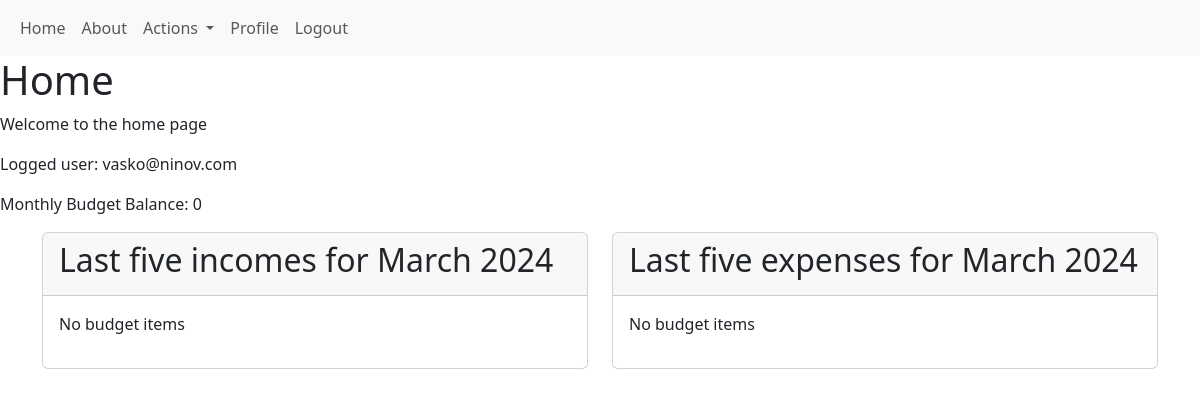
The app's page / (signed in), older data.
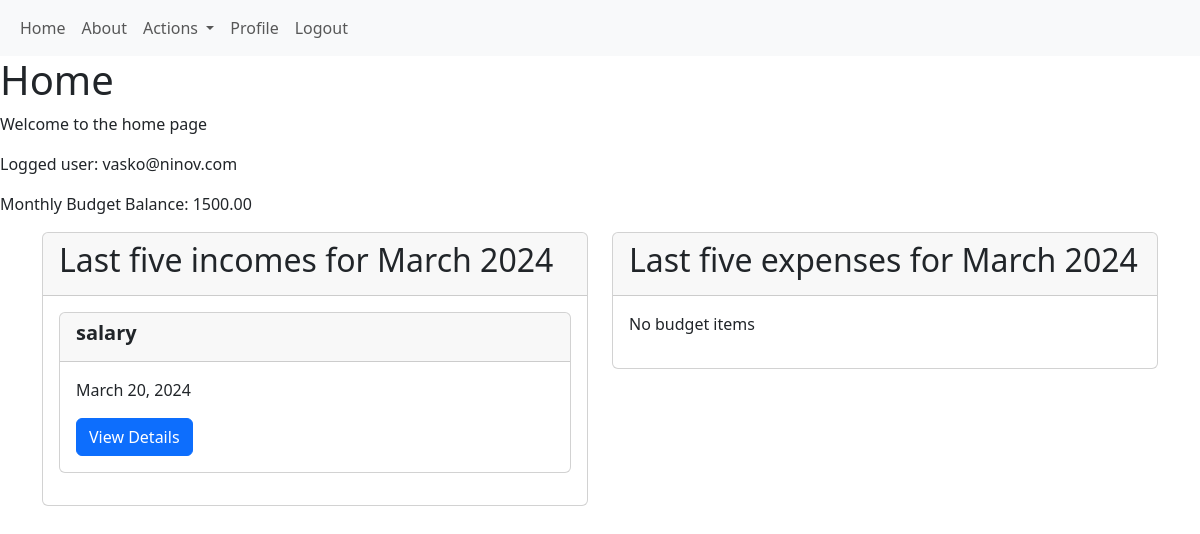
The same page, newer data.
### familyBudgetApp/accounts/models.py (models this page shows)
class AppUser(auth_models.AbstractBaseUser, auth_models.PermissionsMixin):
    email = models.EmailField(
        unique=True,
        error_messages={
            "unique": _("A user with that email already exists."),
        }
    )
    is_active = models.BooleanField(
        _("active"),
        default=True,
        help_text=_(
            "Designates whether this user should be treated as active. "
            "Unselect this instead of deleting accounts."
        ),
    )
    date_joined = models.DateTimeField(_("date joined"), default=timezone.now)
    is_staff = models.BooleanField(
        _("staff status"),
        default=False,
        help_text=_("Designates whether the user can log into this admin site."),
    )
    USERNAME_FIELD = "email"
    objects = AppUserManager()
    def __str__(self):
        return self.email

### familyBudgetApp/budgetApp/models.py (models this page shows, shortened)
class MonthlyBudget(models.Model):
    balance = models.DecimalField(max_digits=10, decimal_places=2, default=0)
    last_month_balance = models.DecimalField(max_digits=10, decimal_places=2, default=0)
    month = models.IntegerField(default=get_current_month)
    user = models.ForeignKey(UserModel, on_delete=models.DO_NOTHING)
    yearly_budget = models.ForeignKey(
        YearlyBudget,
        on_delete=models.DO_NOTHING,
        related_name='monthly_budgets'
    )

class BudgetItem(models.Model):
    BUDGET_ITEM_NAME_MAX_LENGTH = 50
    BUDGET_ITEM_DESCRIPTION_MAX_LENGTH = 150
    class ItemType(models.TextChoices):
        INCOME = 'INCOME'
        EXPENSE = 'EXPENSE'
    name = models.CharField(max_length=BUDGET_ITEM_NAME_MAX_LENGTH)
    item_type = models.CharField(
        max_length=max(len(choice) for choice, _ in ItemType.choices),
        choices=ItemType.choices,
    )
    amount = models.DecimalField(max_digits=10, decimal_places=2)
    description = models.TextField(
        max_length=BUDGET_ITEM_DESCRIPTION_MAX_LENGTH,
        default='',
        blank=True,
    )
    date = models.DateField()
    tags = models.ManyToManyField(
        Tag,
        blank=True,
    )
    user = models.ForeignKey(
        UserModel,
        on_delete=models.DO_NOTHING,
    )
    monthly_budget = models.ForeignKey(
        MonthlyBudget,
        on_delete=models.DO_NOTHING,
        related_name='budget_items',
    )

### familyBudgetApp/web/views.py (the view)
# urls.py: path('', views.IndexView.as_view(), name='index'),
class IndexView(views.TemplateView):
    template_name = 'web/index.html'
    def get(self, request, *args, **kwargs):
        if not request.user.is_authenticated:
            return render(request, 'web/not-logged-user.html')
        return super().get(request, *args, **kwargs)
    def get_context_data(self, **kwargs):
        context = super().get_context_data(**kwargs)
        user = self.request.user
        year = get_current_year()
        month = get_current_month()
        context['year'] = year
        context['month'] = month
        yearly_budget = YearlyBudget.objects.filter(user=user, year=year).first()
        monthly_budget = MonthlyBudget.objects.filter(user=user, month=month, yearly_budget=yearly_budget).first()
        if monthly_budget:
            context['budget_balance'] = monthly_budget.balance
        else:
            context['budget_balance'] = 0
        return context

### familyBudgetApp/budgetApp/templatetags/my_tags.py (called while the page is built)
@register.filter
def month_name(month_number):
    month_number = int(month_number)
    return calendar.month_name[month_number]

@register.inclusion_tag("templatetags/last-five.html", takes_context=True)
def last_five(context, item_type, url_name):
    month = context['month']
    year = context['year']
    user = context['request'].user
    last_five_budget_items = BudgetItem.objects.filter(date__month=month, date__year=year, user=user,
                                                       item_type=item_type).order_by("-date")[:5]
    return {"last_five": last_five_budget_items, "url_name": url_name}

### familyBudgetApp/common/helpers.py (called while the page is built)
def get_current_year():
    return timezone.now().year

def get_current_month():
    return timezone.now().month

### templates/web/index.html
{% extends 'base.html' %}
{% block main_content %}
	<h1>Home</h1>
	<p>Welcome to the home page</p>
	<p>Logged user: {{ user }}</p>
	<p>Monthly Budget Balance: {{ budget_balance }}</p>
	<div class="container">
    <div class="row">
        {% include 'partials/last-five-per-month.html' with title='incomes' item_type='INCOME' url_name='view-budget-item-details' %}
        {% include 'partials/last-five-per-month.html' with title='expenses' item_type='EXPENSE' url_name='view-budget-item-details' %}
    </div>
</div>
{% endblock %}

### templates/base.html (shortened to what this page needs)
<!DOCTYPE html>
<html lang="en">
<head>
	<link href="https://cdn.jsdelivr.net/npm/bootstrap@5.3.2/dist/css/bootstrap.min.css" rel="stylesheet"
>
</head>
<body>
{% include "partials/header.html" %}
{% block main_content %}
{% endblock %}
</body>
</html>

### templates/partials/header.html (shortened to what this page needs)
<header>
	<nav class="navbar navbar-expand-lg bg-body-tertiary">
		<div class="container-fluid">
			<div class="collapse navbar-collapse" id="navbarNav">
				<ul class="navbar-nav d-flex">
					<li class="navbar-item">
						<a class="nav-link" href="{% url 'index' %}">Home</a>
					</li>
					<li class="navbar-item">
						<a class="nav-link" href="{% url 'about' %}">About</a>
					</li>
					{% if user.is_authenticated %}
						<li class="nav-item dropdown">
							<a class="nav-link dropdown-toggle" href="#" id="navbarDropdown" role="button"
							   data-bs-toggle="dropdown" aria-expanded="false">
								Actions
							</a>
						</li>
						<a class="nav-link" href="{% url 'user-details' pk=user.id %}">Profile</a>
						<a class="nav-link" href="{% url 'logout-user-confirmation' %}">Logout</a>
					{% endif %}
				</ul>
			</div>
		</div>
	</nav>
</header>

### templates/partials/last-five-per-month.html
{% load my_tags %}
<div class="col">
    <div class="card">
        <div class="card-header">
            <h2 class="card-title">Last five {{ title }} for {{ month|month_name }} {{ year }}</h2>
        </div>
        <div class="card-body">
            <div class="col-12">
                {% last_five item_type=item_type url_name=url_name %}
            </div>
        </div>
    </div>
</div>

### templates/templatetags/last-five.html
{% for item in last_five %}
<div class="mb-3">
    {% include 'partials/item-card.html' with item=item url_name=url_name %}
</div>
{% empty %}
<p>No budget items</p>
{% endfor %}

### templates/partials/item-card.html
<div class="col">
    <div class="card h-100 mb-3">
        <div class="card-header">
            <h5 class="card-title fw-bold">{{ item.name }}</h5>
        </div>
        <div class="card-body">
            <p class="card-text">{{ item.date }}</p>
            <a href="{% url url_name item.pk %}" class="btn btn-primary">View Details</a>
        </div>
    </div>
</div>

Row changes from the older to the newer data that the page shows:
added MonthlyBudget: balance "1500.00"
added BudgetItem: name "salary", date "March 20, 2024"
Text that changed along with them:
{{ budget_balance }}: "0" → (not shown)
text no longer shown: "No budget items No budget items"
text now shown: "No budget items"
